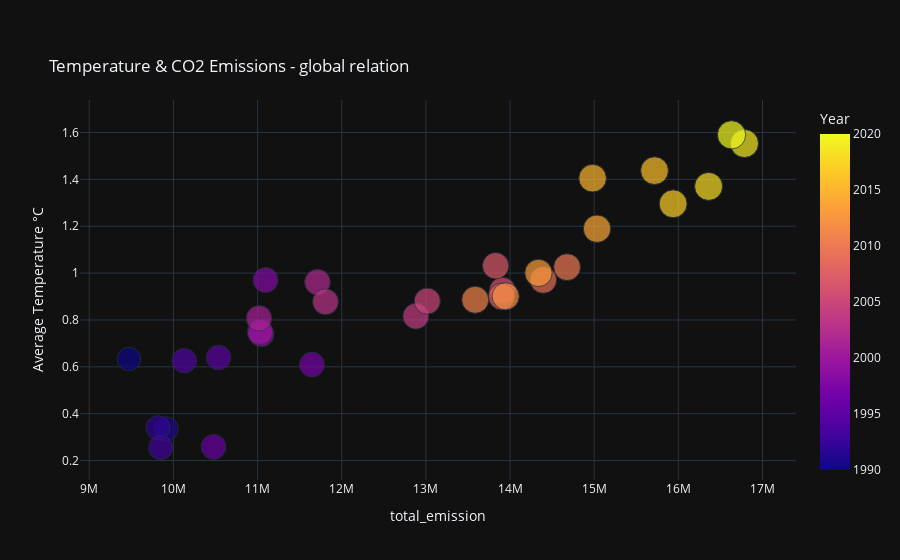

The notebook cell this image was saved under:
### Code cell
px.scatter(correlation.reset_index(),    
    x = "total_emission", 
    y = "Average Temperature °C", 
    size = "pop_tot",
    color = "Year", 
    title = "<br> Temperature & CO2 Emissions - global relation",
    template="plotly_dark")

### Figure 1 — Plotly figure (JSON) as saved in the notebook; plotly's stock layout.template omitted (floating-point values rounded to 4 significant figures)
{"data": [{"hovertemplate": "total_emission=%{x}<br>Average Temperature °C=%{y}<br>pop_tot=%{marker.size}<br>Year=%{marker.color}<extra></extra>", "legendgroup": "", "marker": {"color": [1990, 1991, 1992, 1993, 1994, 1995, 1996, 1997, 1998, 1999, 2000, 2001, 2002, 2003, 2004, 2005, 2006, 2007, 2008, 2009, 2010, 2011, 2012, 2013, 2014, 2015, 2016, 2017, 2018, 2019, 2020], "coloraxis": "coloraxis", "size": [6080525587, 6325325159, 6393771038, 6441828937, 6583622220, 6669026903, 6754151809, 6837997744, 6920512072, 7002054969, 7095370967, 7178647212, 7260980430, 7341786316, 7423528438, 7505261927, 7595933890, 7680120391, 7764523773, 7849276641, 7935268225, 8021539184, 8108636070, 8195428383, 8281287277, 8365928251, 8449635554, 8533136330, 8612848062, 8687835756, 8756565252], "sizemode": "area", "sizeref": 21890000.0, "symbol": "circle"}, "mode": "markers", "name": "", "orientation": "v", "showlegend": false, "type": "scatter", "x": [9472000.0, 9915000.0, 9817000.0, 9848000.0, 10130000.0, 10540000.0, 10480000.0, 11650000.0, 11090000.0, 11050000.0, 11030000.0, 11020000.0, 11710000.0, 11810000.0, 12880000.0, 13020000.0, 13910000.0, 13830000.0, 13900000.0, 14390000.0, 14680000.0, 13590000.0, 13950000.0, 14340000.0, 15030000.0, 14980000.0, 15720000.0, 15940000.0, 16360000.0, 16790000.0, 16630000.0], "xaxis": "x", "y": [0.6335, 0.3356, 0.3399, 0.256, 0.6263, 0.6398, 0.2585, 0.6099, 0.9704, 0.7395, 0.7488, 0.807, 0.9614, 0.8779, 0.8163, 0.8806, 0.9264, 1.031, 0.8999, 0.9709, 1.026, 0.8862, 0.9011, 1.001, 1.189, 1.405, 1.437, 1.296, 1.37, 1.553, 1.59], "yaxis": "y"}], "layout": {"coloraxis": {"colorbar": {"title": {"text": "Year"}}, "colorscale": [[0, "#0d0887"], [0.1111, "#46039f"], [0.2222, "#7201a8"], [0.3333, "#9c179e"], [0.4444, "#bd3786"], [0.5556, "#d8576b"], [0.6667, "#ed7953"], [0.7778, "#fb9f3a"], [0.8889, "#fdca26"], [1, "#f0f921"]]}, "legend": {"itemsizing": "constant", "tracegroupgap": 0}, "title": {"text": "<br> Temperature & CO2 Emissions - global relation"}, "xaxis": {"anchor": "y", "domain": [0, 1], "title": {"text": "total_emission"}}, "yaxis": {"anchor": "x", "domain": [0, 1], "title": {"text": "Average Temperature °C"}}}}
